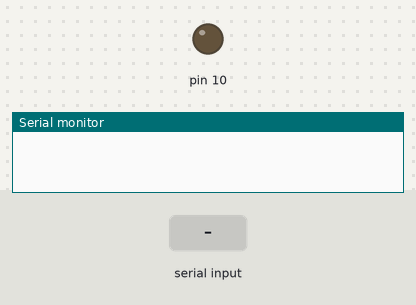
This sketch was run on a simulated Arduino Uno, built with avr-gcc and run on an emulated ATmega328P. Parts: output pins drawn as LEDs (lit = HIGH), the last lines printed to the serial monitor. Inputs (shaded band) come from the test bench.

Above: at 1.2 s.
1.3 s: "spi\n" received over Serial
At 2.9 s:
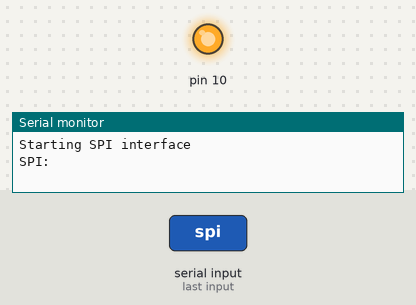
3.8 s: "ping\n" received over Serial
6.3 s: "dr\n" received over Serial
9.3 s: "dw\n" received over Serial
13.8 s: "aw\n" received over Serial
16.8 s: "pm\n" received over Serial
Timing chart, 0 to 19.8 s (numbered marks = the images above; inputs shaded):
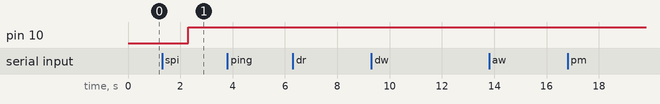

The sketch:

RemoteControl.ino
```cpp
#include <Arduino.h>
#include <Stream.h>
#include "StringStream.h"
#include <SPI.h>

template<class T> inline Print &operator <<(Print &obj, T arg) {
	obj.print(arg);
	return obj;
}

static const int BUFFER_SIZE = 120;
char buffer[BUFFER_SIZE];
char* args[10];
StringStream input(buffer, 0);
bool spiStarted = false;

void setup() {
	Serial.begin(57600);
	Serial.setTimeout(30 * 1000);
}

void loop() {
	while (Serial.available() > 0) {
		input.setInput(buffer,
				Serial.readBytesUntil('\n', buffer, BUFFER_SIZE));
		while (input.available()) {
			input.skipSpaces();
			String cmd = input.readStringUntil(' ');
			if (cmd == "ping") {
				Serial << "pong" << "\n";
			} else if (cmd == "dw") {
				input.skipSpaces();
				long pin = input.parseInt();
				input.skipSpaces();
				long value = input.parseInt();
				digitalWrite(pin, value);
				Serial << "digitalWrite(" << pin << "," << value << ")" << "\n";
			} else if (cmd == "dr") {
				input.skipSpaces();
				long pin = input.parseInt();
				Serial << "digitalRead(" << pin << ") == " << digitalRead(pin)
						<< "\n";
			} else if (cmd == "aw") {
				input.skipSpaces();
				long pin = input.parseInt();
				input.skipSpaces();
				long value = input.parseInt();
				analogWrite(pin, value);
				Serial << "analogWrite(" << pin << "," << value << ")" << "\n";
			} else if (cmd == "ar") {

			} else if (cmd == "pm") {
				input.skipSpaces();
				long pin = input.parseInt();
				input.skipSpaces();
				String mode = input.readStringUntil(' ');
				pinMode(pin, mode == "output" ? OUTPUT : INPUT);
				Serial << "pinMode(" << pin << "," << mode << " - "
						<< (mode == "output" ? "OUTPUT)\n" : "INPUT)\n");
			} else if (cmd == "spi") {
				if (!spiStarted) {
					SPI.begin();
					spiStarted = true;
					Serial << "Starting SPI interface\n";
				}
				Serial << "SPI: ";
				while (input.available()) {
					input.skipSpaces();
					long value = input.parseInt();
					SPI.transfer(value);
					Serial << value << " ";
				}
				Serial << "\n";
			}
		}
	}
}
```

StringStream.cpp
```cpp
/*
 * StringStream.cpp
 *
 *  Created on: Jan 19, 2015
 *      Author: Dad
 */

#include "StringStream.h"

StringStream::StringStream(char* buf, byte len)
: buffer(buf), length(len), pos(0)
{
}

StringStream::~StringStream() {
}

void StringStream::skipSpaces() {
  while (peek() == ' ') {
    pos++;
  }
}

int StringStream::available() {
	return length - pos;
}

int StringStream::read() {
	if (available()) {
		return buffer[pos++];
	} else {
		return -1;
	}
}

int StringStream::peek() {
	if (available()) {
		return buffer[pos];
	} else {
		return -1;
	}
}

void StringStream::flush() {
}

size_t StringStream::write(uint8_t) {
	return -1;
}

void StringStream::setInput(char* buf, byte len) {
	buffer = buf;
	length = len;
	pos = 0;
}
```

StringStream.h
```cpp
/*
 * StringStream.h
 *
 *  Created on: Jan 19, 2015
 *      Author: Dad
 */

#ifndef STRINGSTREAM_H_
#define STRINGSTREAM_H_

#include <Arduino.h>
#include <Stream.h>

class StringStream : public Stream {
public:
	StringStream(char* buffer, byte length);
	virtual ~StringStream();

	void setInput(char* buffer, byte length);
    void skipSpaces();

	virtual int available();
	virtual int read();
	virtual int peek();
	virtual void flush();

    virtual size_t write(uint8_t);

private:
	char* buffer;
	byte length;
	byte pos;
};

#endif /* STRINGSTREAM_H_ */
```

Measured:
- after the input at 1.3 s, pin 10: LOW → HIGH after 1.0 s
